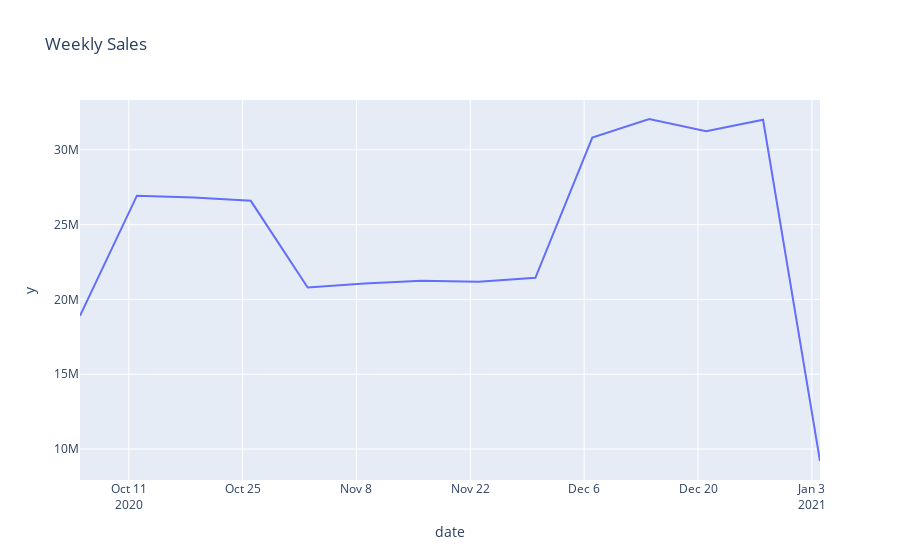

Notebook code cell kept with this figure:
### Code cell
# Weekly Report: resample by week and start with Monday
weekly_report = sd.resample('W-MON').sum()
weekly_sale = px.line(data_frame=sd.resample('W-MON').sum(),
       y = weekly_report['sales'],
       title='Weekly Sales')
weekly_sale

### Figure 1 — Plotly figure (JSON) as saved in the notebook; plotly's stock layout.template omitted (floating-point values rounded to 4 significant figures)
{"data": [{"hovertemplate": "date=%{x}<br>y=%{y}<extra></extra>", "legendgroup": "", "line": {"color": "#636efa", "dash": "solid"}, "marker": {"symbol": "circle"}, "mode": "lines", "name": "", "orientation": "v", "showlegend": false, "type": "scatter", "x": ["2020-10-05T00:00:00", "2020-10-12T00:00:00", "2020-10-19T00:00:00", "2020-10-26T00:00:00", "2020-11-02T00:00:00", "2020-11-09T00:00:00", "2020-11-16T00:00:00", "2020-11-23T00:00:00", "2020-11-30T00:00:00", "2020-12-07T00:00:00", "2020-12-14T00:00:00", "2020-12-21T00:00:00", "2020-12-28T00:00:00", "2021-01-04T00:00:00"], "xaxis": "x", "y": [18907500, 26935000, 26805000, 26590000, 20797500, 21065000, 21242500, 21187500, 21442500, 30817500, 32060000, 31247500, 32007500, 9197500], "yaxis": "y"}], "layout": {"legend": {"tracegroupgap": 0}, "title": {"text": "Weekly Sales"}, "xaxis": {"anchor": "y", "domain": [0, 1], "title": {"text": "date"}}, "yaxis": {"anchor": "x", "domain": [0, 1], "title": {"text": "y"}}}}
